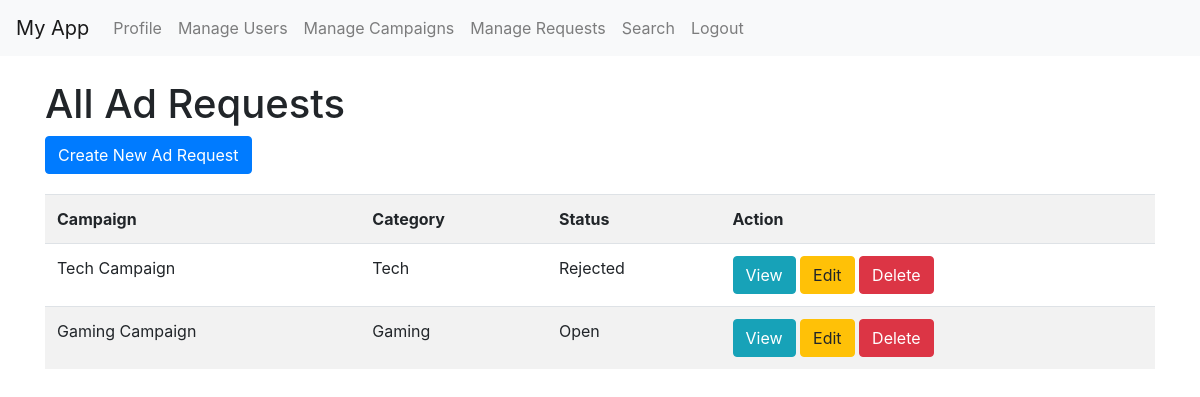
The page /admin/ad_requests (signed in) on the database its author committed.
### app/models.py (models this page shows, shortened)
class AdRequest(db.Model):
    id = db.Column(db.Integer, primary_key=True)
    campaign_id = db.Column(db.Integer, db.ForeignKey('campaign.id'), nullable=False)
    influencer_id = db.Column(db.Integer, db.ForeignKey('user.id'), nullable=False)
    messages = db.Column(db.Text, nullable=False)
    requirements = db.Column(db.Text, nullable=False)
    payment_amount = db.Column(db.Float, nullable=False)
    status = db.Column(db.String(10), nullable=False, default='Pending')
    counter_amount = db.Column(db.Float)
    proposed_amount = db.Column(db.Float, nullable=True)
    negotiation_status = db.Column(db.String(20), nullable=False, default='Open')  # Open, Closed
    campaign = db.relationship('Campaign', back_populates='ad_requests',lazy=True)
    influencer = db.relationship('User', back_populates='ad_requests',lazy=True)

class Campaign(db.Model):
    id = db.Column(db.Integer, primary_key=True)
    name = db.Column(db.String(100), nullable=False)
    description = db.Column(db.Text, nullable=False)
    category = db.Column(db.String(50), nullable=False)
    start_date = db.Column(db.Date, nullable=False)
    end_date = db.Column(db.Date, nullable=False)
    budget = db.Column(db.Float, nullable=False)
    visibility = db.Column(db.String(10), nullable=False)
    sponsor_id = db.Column(db.Integer, db.ForeignKey('user.id'), nullable=False)
    goals = db.Column(db.Text, nullable=False)
    ad_requests = db.relationship('AdRequest', foreign_keys='AdRequest.campaign_id', back_populates='campaign', lazy=True)
    is_flagged = db.Column(db.Boolean, default=False)

### app/routes.py (the view)
@main.route("/admin/ad_requests", methods=['GET'])
@login_required
@admin_required
def admin_ad_requests():
    ad_requests = AdRequest.query.all()
    return render_template('admin_ad_requests.html', ad_requests=ad_requests)

### app/models.py (called while the page is built)
@login_manager.user_loader
def load_user(user_id):
    return User.query.get(int(user_id))

### app/routes.py (called while the page is built)
def admin_required(f):
    @wraps(f)
    def decorated_function(*args, **kwargs):
        if current_user.role != 'admin':
            flash('You do not have access to this page.', 'danger')
            return redirect(url_for('main.home'))
        return f(*args, **kwargs)
    return decorated_function

### app/templates/admin_ad_requests.html (shortened to what this page needs)
{% extends "layout.html" %}
{% block content %}
<h1>All Ad Requests</h1>
<a href="{{ url_for('main.admin_new_ad_request') }}" class="btn btn-primary">Create New Ad Request</a>
<table class="table table-striped">
    <tr>
        <th>Campaign</th>
        <th>Category</th>
        <th>Status</th>
        <th>Action</th>
    </tr>
    {% for ad_request in ad_requests %}
    <tr>
        <td>{{ ad_request.campaign.name }}</td>
        <td>{{ ad_request.campaign.category }}</td>
        <td>{{ ad_request.status }}</td>
        <td>
            <button class="btn btn-info" data-toggle="modal" data-target="#viewAdRequestModal{{ ad_request.id }}">View</button>
            <a href="{{ url_for('main.admin_update_ad_request', ad_request_id=ad_request.id) }}" class="btn btn-warning">Edit</a>
            <form method="POST" action="{{ url_for('main.admin_delete_ad_request', ad_request_id=ad_request.id) }}" style="display:inline;">
                <input type="submit" value="Delete" class="btn btn-danger" onclick="return confirm('Are you sure?');">
            </form>
        </td>
    </tr>
    {% endfor %}
</table>
{% endblock %}

### app/static/styles.css (style rules this page uses)
body { padding-top: 56px; }
.table { margin-top: 20px; }

### rows shown on the page
AdRequest: campaign.name "Tech Campaign", campaign.category "Tech", status "Rejected"
AdRequest: campaign.name "Gaming Campaign", campaign.category "Gaming", status "Open"
